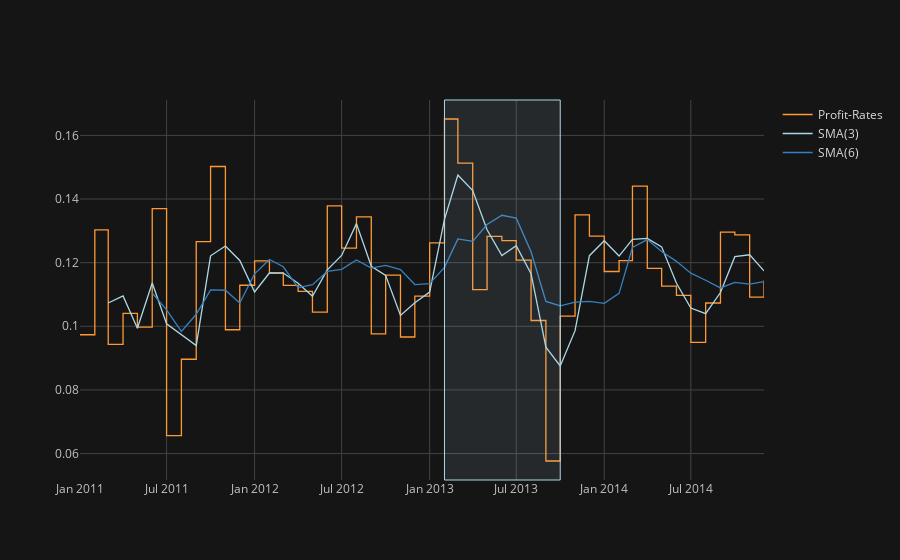

This figure's notebook cell:
### Code cell
# 按月分组计算总利润
months_profits = df.groupby('months').Profit.sum().sort_index()
months_profits.index = pd.to_datetime(months_profits.index)
# 计算利润率并可视化
months_rates = months_profits / months_sales
months_rates.name = 'Profit-Rates'
months_rates.sort_index().ta_plot(
    title='Profit-Rates Trend with Moving Average',
    study='sma', periods=[3, 6], study_colors=['lightblue', 'blue'], 
    interpolation='hv', theme='solar',
    vspan={'x0':'2013-02', 'x1':'2013-10', 'color':'lightblue', 'fill':True, 'opacity':.1}
    )
